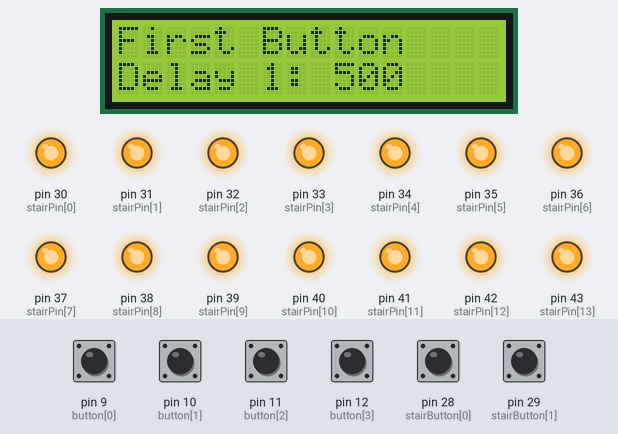
Recording of a sketch running on a simulated Arduino Mega 2560, built with avr-gcc and run on an emulated ATmega2560. Shown: 16×2 character LCD, output pins drawn as LEDs (lit = HIGH). The test bench sets the inputs (shaded band); at power-on: pin 9 (button[0]), pin 10 (button[1]), pin 11 (button[2]), pin 12 (button[3]), pin 28 (stairButton[0]), pin 29 (stairButton[1]) LOW. What the sketch prints to the serial monitor is not drawn.

Above: at 1.2 s.
1.3 s: pin 9 (button[0]) pulled HIGH for 0.15 s
At 1.9 s:
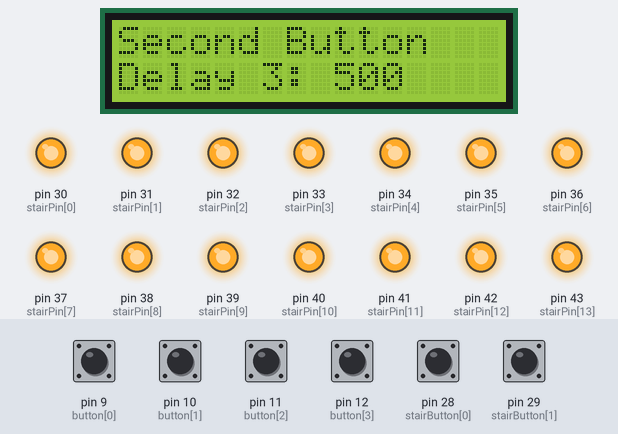
2.9 s: pin 28 (stairButton[0]) pulled HIGH for 0.15 s
At 3.4 s:
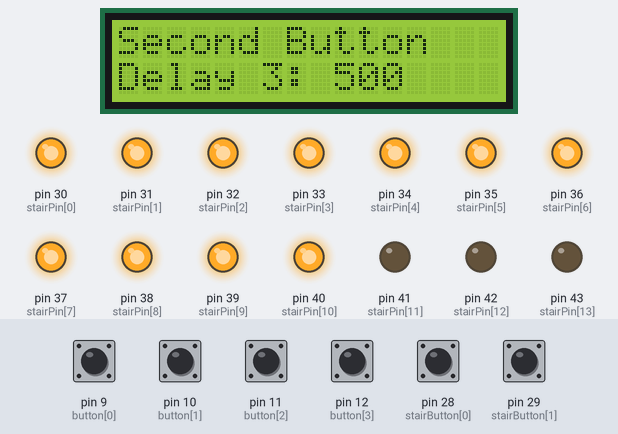
At 9.3 s:
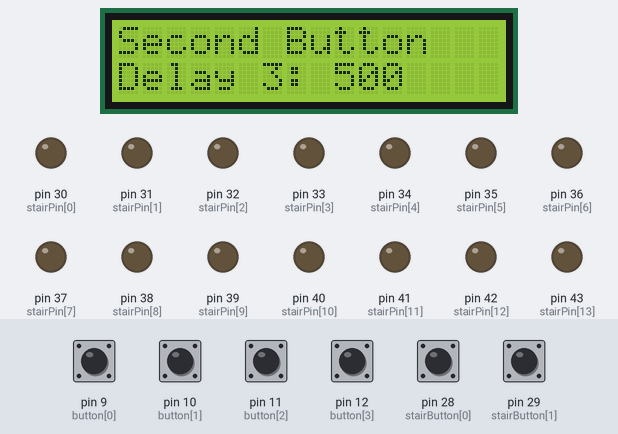
Timing chart, 0 to 17.5 s (numbered marks = the images above; inputs shaded):
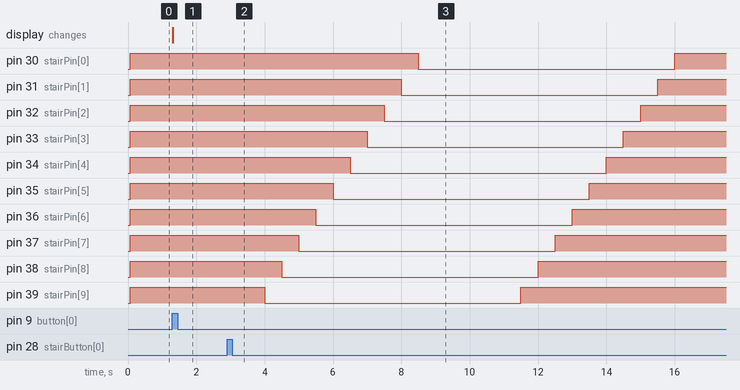

The sketch:

LCD_StairLights.ino
```cpp
#include <LiquidCrystal.h>

const int rs = 7, en = 6, d4 = 5, d5 = 4, d6 = 3, d7 = 2;
LiquidCrystal lcd(rs, en, d4, d5, d6, d7);

const int numOfButtons = 4;
const int button[numOfButtons] = {9, 10, 11, 12};
int buttonState[numOfButtons];
int lastButtonState[numOfButtons] = {LOW, LOW, LOW, LOW};
bool inputFlags[numOfButtons] = {LOW, LOW, LOW, LOW};
long lastDebounceTime[numOfButtons] = {0, 0, 0, 0};
long debounceDelay = 5;
const int numStairPin = 14;
const int stairPin[numStairPin] = {30, 31, 32, 33, 34, 35, 36, 37, 38, 39, 40, 41, 42, 43};
const int numStairButton = 2;
const int stairButton[numStairButton] = {28, 29};
int stairButtonState[numStairButton] = {LOW, LOW};


const int numOfScreens = 6;
int currentScreen = 0;
String screens[numOfScreens][2] = {{"First Button", "Delay 1:"}, {"First Button", "Delay 2:"}, {"First Button", "Delay 3:"},
{"Second Button", "Delay 1:"}, {"Second Button", "Delay 2:"}, {"Second Button", "Delay 3:"}};
int parameters[numOfScreens] = {500, 1000, 500, 500, 1000, 500};

void setup() {
  for (int i = 0; i < numOfButtons; i++){
    pinMode(button[i], INPUT);
    }

  Serial.begin(9600);
  Serial.println(currentScreen);
  lcd.begin(16, 2);

  lcd.print(screens[currentScreen][0]);
  lcd.setCursor(0, 1);
  lcd.print(screens[currentScreen][1]);
  lcd.print(" ");
  lcd.print(parameters[currentScreen]);

  for (int i = 0; i < numStairPin; i++){
    pinMode(stairPin[i], OUTPUT);
    digitalWrite(stairPin[i], HIGH);
  }
  for (int j = 0; j < numStairButton; j++){
    pinMode(stairButton[j], INPUT);
  }
}

void loop(){

for (int k = 0; k < numStairButton; k++){
    stairButtonState[k] = digitalRead(stairButton[k]);
  }

firstButton (50, parameters[0], parameters[1], parameters[2]);
secondButton (50, parameters[3], parameters[4], parameters[5]);

setInputFlags();
resolveInputFlags();

}


void setInputFlags(){
  for(int i = 0; i < numOfButtons;i++){
    int reading = digitalRead(button[i]);
    if(reading != lastButtonState[i]){
      lastDebounceTime[i] = millis();
    }
    if ((millis() - lastDebounceTime[i]) > debounceDelay){
      if (reading != buttonState[i]){
        buttonState[i] = reading;
        if (buttonState[i] == HIGH){
          inputFlags[i] = HIGH;
        }
      }
    }
    lastButtonState[i] = reading;
  }
}


void resolveInputFlags(){
  for (int i = 0; i < numOfButtons; i++){
    if (inputFlags[i] == HIGH){
      buttonAction(i);
      inputFlags[i] = LOW;
      printScreen();
    }
  }
}


void buttonAction(int input){
  if(input == 0){
    if(currentScreen == 0){
      currentScreen = numOfScreens - 1;
    }
    else{
    lcd.clear();
    currentScreen --;
    printScreen();
    Serial.println(currentScreen);
    }
   }
   else if(input == 1){
    if (currentScreen == numOfScreens -1){
      currentScreen = 0;
    }
    else{
    lcd.clear();
    currentScreen ++;
    Serial.println(currentScreen);
     }
   }
   else if(input == 2){
    parameterChange(0);
    }
   else if(input == 3){
    parameterChange(1);
    }
}

void parameterChange(int change){
  if (change == 0){
    if(parameters[currentScreen] == 0){
      parameters[currentScreen] = 0;
    }
    else {
      (parameters[currentScreen]) = (parameters[currentScreen] - 500);
    }
  }
  else if (change == 1){
    (parameters[currentScreen]) = (parameters[currentScreen] + 500);
  }
}

void printScreen(){
  lcd.clear();
  lcd.print(screens[currentScreen][0]);
  lcd.setCursor(0, 1);
  lcd.print(screens[currentScreen][1]);
  lcd.print(" ");
  lcd.print(parameters[currentScreen]);
}

void firstButton (int t1, int t2, int t3, int t4){
  if (stairButtonState[0] == HIGH){

    for(int i = 13; i >= 0; i--){
      digitalWrite(stairPin[i], LOW);
      if ((stairPin[i] <= 43) && (stairPin[i] >= 42)){
        delay(t1);
      }
      else if ((stairPin[i] <= 41) && (stairPin[i] >= 31)){
        delay(t2);
      }
    }
    delay(t3);

    for(int j = 13; j >=0; j--){
      digitalWrite(stairPin[j], HIGH);
      delay(t4);
    }
    stairButtonState[0] = 0;
  }
}

void secondButton (int t1, int t2, int t3, int t4){
  if (stairButtonState[1] == HIGH){

    for(int i = 0; i < numStairPin; i++){
      digitalWrite(stairPin[i], LOW);
      if ((stairPin[i] <= 31) && (stairPin[i] >= 30)){
        delay(t1);
      }
      else if ((stairPin[i] <= 42) && (stairPin[i] >= 32)){
        delay(t2);
      }
    }
    delay(t3);

    for(int j = 0; j < numStairPin; j++){
      digitalWrite(stairPin[j], HIGH);
      delay(t4);
    }
    stairButtonState[1] = 0;
  }
 }
```

Measured:
- after the input at 1.3 s, the display: changes at once (image 1)
- after the input at 2.9 s, pin 30 (stairPin[0]): HIGH → LOW after 5.6 s, → HIGH 7.5 s later; pin 31 (stairPin[1]): HIGH → LOW after 5.1 s, → HIGH 7.5 s later; pin 32 (stairPin[2]): HIGH → LOW after 4.6 s, → HIGH 7.5 s later; pin 33 (stairPin[3]): HIGH → LOW after 4.1 s, → HIGH 7.5 s later; pin 34 (stairPin[4]): HIGH → LOW after 3.6 s, → HIGH 7.5 s later
